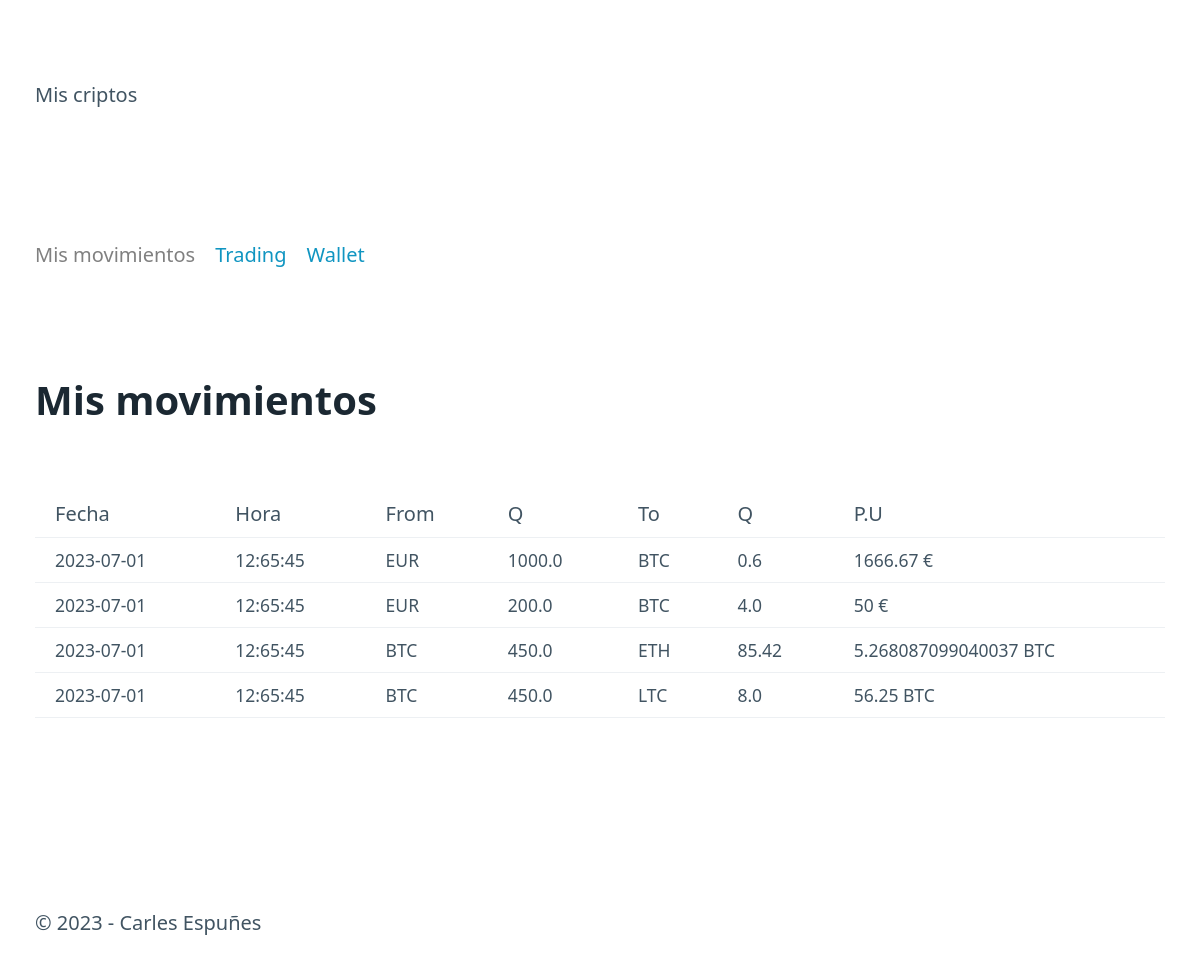
Before: / with the older database file.
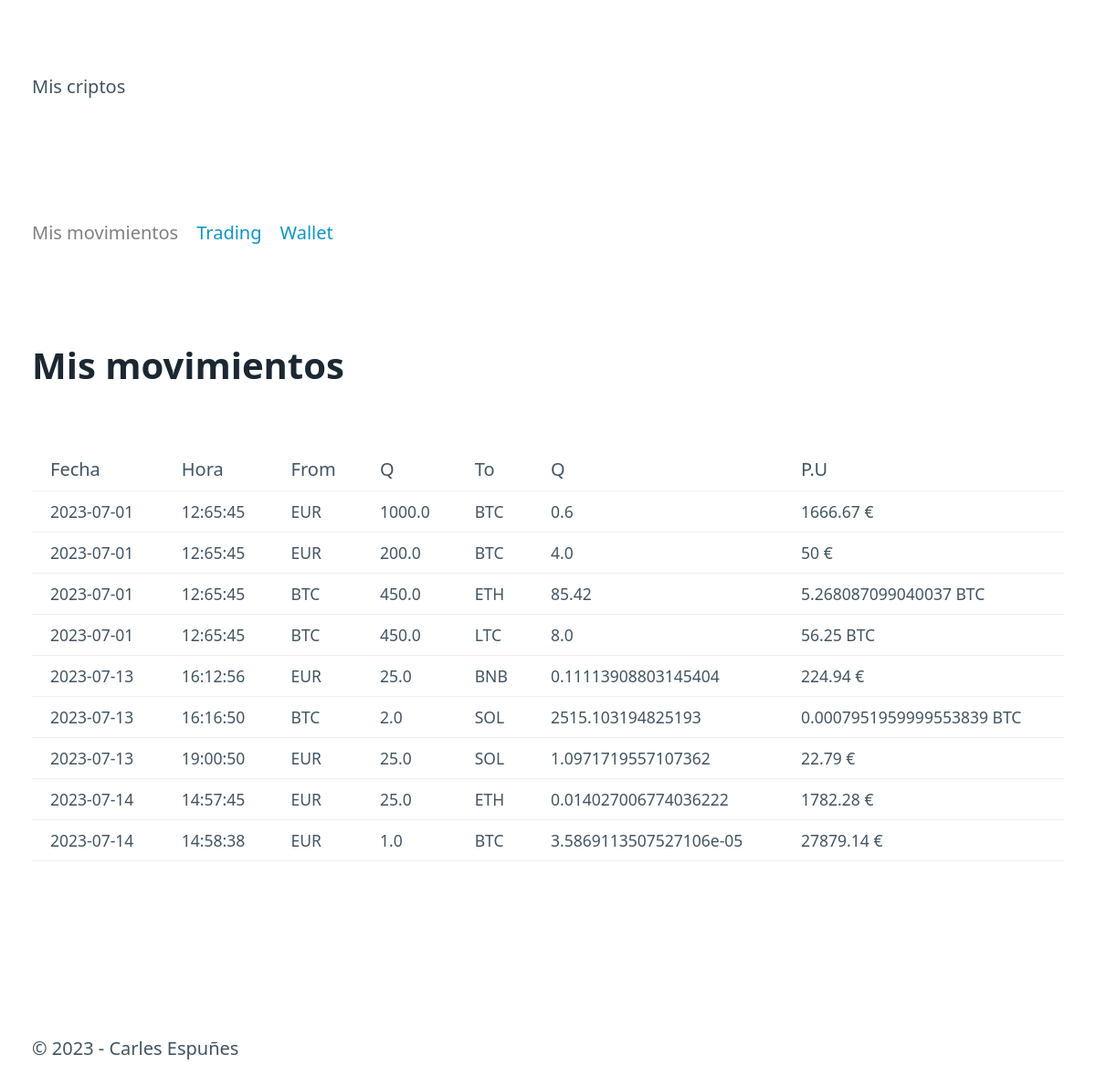
After: the same page with the newer database file.
### tables this page shows
CREATE TABLE "movements" (
	"id"	INTEGER,
	"date"	TEXT NOT NULL,
	"time"	TEXT NOT NULL,
	"moneda_from"	TEXT NOT NULL,
	"cantidad_from"	REAL NOT NULL,
	"moneda_to"	TEXT NOT NULL,
	"cantidad_to"	REAL NOT NULL,
	PRIMARY KEY("id" AUTOINCREMENT)
);

### mis_criptos/routes.py (the view)
@app.route("/")
def index():
    try:
        movements= dao.get_all()
        return render_template("index.html", movements=movements, title="Mis movimientos", route=request.path)#el route lo pasamos para usarlo para desactivar el link del nav, el request.path devuelvela parte de la URL después del nombre de dominio.
    except ValueError as e:
        flash("Su fichero de datos está corrupto")
        flash(str(e))
        return render_template("index.html", movements=[], title="Mis Movimientos")

### mis_criptos/models.py (called while the page is built)
    def get_all(self):
        query="""
        SELECT  date, time, moneda_from, cantidad_from, moneda_to, cantidad_to, id FROM movements ORDER by date, time;
        """
        conn=sqlite3.connect(self.path)
        cur=conn.cursor()
        cur.execute(query)
        res=cur.fetchall() # devuelve una lista de tuplas con la resta de la consulta
        print(res)
        lista = [Movement(*reg) for reg in res]# crea una lista con primero lo que se quiere añadir y luego lo que se recorre  esto se llama LIST COMPREHENSION
        conn.close()
        return lista

### mis_criptos/templates/index.html
{% extends "base.html" %}
{%block content%}
    <div>
        <h1>Mis movimientos</h1>
    </div>
    {% if movements != [] %}
        <table>
            <tr>
                <th>Fecha</th>
                <th>Hora</th>
                <th>From</th>
                <th>Q</th>
                <th>To</th>
                <th>Q</th>
                <th>P.U</th>
            </tr>
            {% for movement in movements %}
            <tr>
                <td>{{ movement.date }}</td>
                <td>{{ movement.time }}</td>
                <td>{{ movement.moneda_from }}</td>
                <td>{{ movement.cantidad_from }}</td>
                <td>{{ movement.moneda_to }}</td>
                <td>{{ movement.cantidad_to }}</td>
                <td>{% if movement.moneda_from == "EUR" %} {% if (movement.cantidad_from / movement.cantidad_to).is_integer() %}  {{ (movement.cantidad_from / movement.cantidad_to)| int }} {% else %} {{ (movement.cantidad_from / movement.cantidad_to)| float | round(2) }} {% endif %} € {% else %} {{ movement.cantidad_from / movement.cantidad_to }} {{ movement.moneda_from }} {% endif %}</td>
            </tr>
            {% endfor %}
        </table>
    {% else %}
        <p>SIN MOVIMIENTOS</p>
    {% endif %}
{%endblock%}

### mis_criptos/templates/base.html (shortened to what this page needs)
<html lang="en">
    <head>
        <link rel="stylesheet" href="/static/pico.css">
        <link rel="stylesheet" href="/static/styles.css">
    </head>
    <body>
        <header id="header">
            <p class="container">Mis criptos</p>
        </header>
        <nav class="container">
            <ul>
                <li><a href="{{ url_for('index') }}" {% if route == "/" %} class="deactivate" {% endif %}>Mis movimientos</a></li>
                <li><a href="{{ url_for('trading') }}" {% if route == "/purchase" %} class="deactivate" {% endif %}>Trading</a></li>
                <li><a href="{{ url_for('wallet') }}" {% if route == "/status" %} class="deactivate" {% endif %}>Wallet</a></li>
            </ul>
        </nav>
        <main class="container">
            {% block content %}{%endblock%}
        </main>
        <footer>
            <p class="container">&copy; 2023  -  Carles Espuñes</p>
        </footer>
    </body>
</html>

### mis_criptos/static/styles.css (style rules this page uses)
a.deactivate { pointer-events: none; color: gray; text-decoration: none; cursor: default; }

Changed rows visible on the page:
added movements: date "2023-07-13", time "16:12:56", moneda_from "EUR", cantidad_from "25.0", moneda_to "BNB", cantidad_to "0.11113908803145404", cantidad_from+cantidad_to "224.94"
added movements: date "2023-07-13", time "16:16:50", moneda_from "BTC", cantidad_from "2.0", moneda_to "SOL", cantidad_to "2515.103194825193", movement.cantidad_from/movement.cantidad_to "0.0007951959999553839"
added movements: date "2023-07-13", time "19:00:50", moneda_from "EUR", cantidad_from "25.0", moneda_to "SOL", cantidad_to "1.0971719557107362", cantidad_from+cantidad_to "22.79"
added movements: date "2023-07-14", time "14:57:45", moneda_from "EUR", cantidad_from "25.0", moneda_to "ETH", cantidad_to "0.014027006774036222", cantidad_from+cantidad_to "1782.28"
added movements: date "2023-07-14", time "14:58:38", moneda_from "EUR", cantidad_from "1.0", moneda_to "BTC", cantidad_to "3.5869113507527106e-05", cantidad_from+cantidad_to "27879.14"
